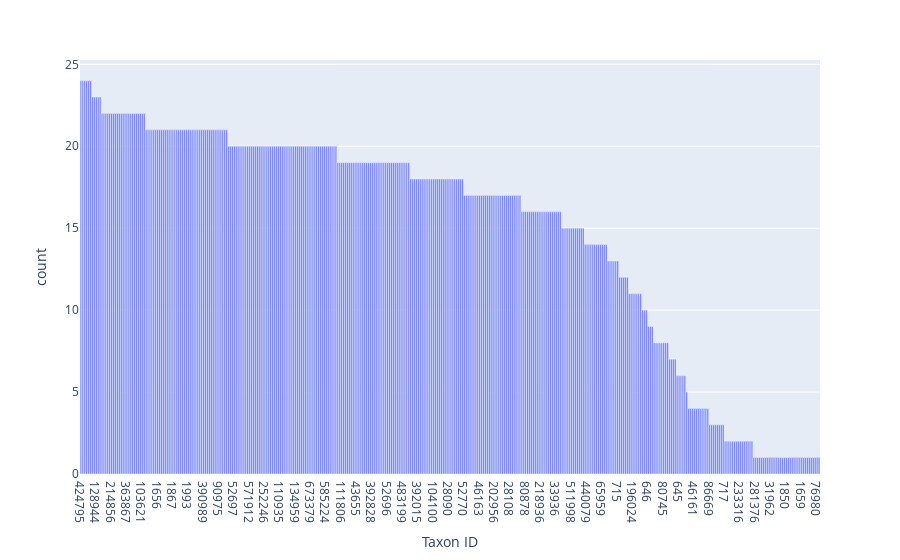

Write notebook code for a chart like this one.
### Code cell
fig = px.bar(
    data_frame=uniprot_df.value_counts("Taxon ID").reset_index(),
    x="Taxon ID",
    y="count"
)
fig.show()

### Figure 1 — Plotly figure (JSON) as saved in the notebook; plotly's stock layout.template omitted (floating-point values rounded to 4 significant figures; data arrays with more than 128 entries replaced by an {"elided": "..."} marker saying what was removed)
{"data": [{"alignmentgroup": "True", "hovertemplate": "Taxon ID=%{x}<br>count=%{y}<extra></extra>", "legendgroup": "", "marker": {"color": "#636efa", "pattern": {"shape": ""}}, "name": "", "offsetgroup": "", "orientation": "v", "showlegend": false, "textposition": "auto", "type": "bar", "x": {"elided": "386 str values"}, "xaxis": "x", "y": {"elided": "386 int values"}, "yaxis": "y"}], "layout": {"barmode": "relative", "legend": {"tracegroupgap": 0}, "margin": {"t": 60}, "xaxis": {"anchor": "y", "domain": [0, 1], "title": {"text": "Taxon ID"}}, "yaxis": {"anchor": "x", "domain": [0, 1], "title": {"text": "count"}}}}
